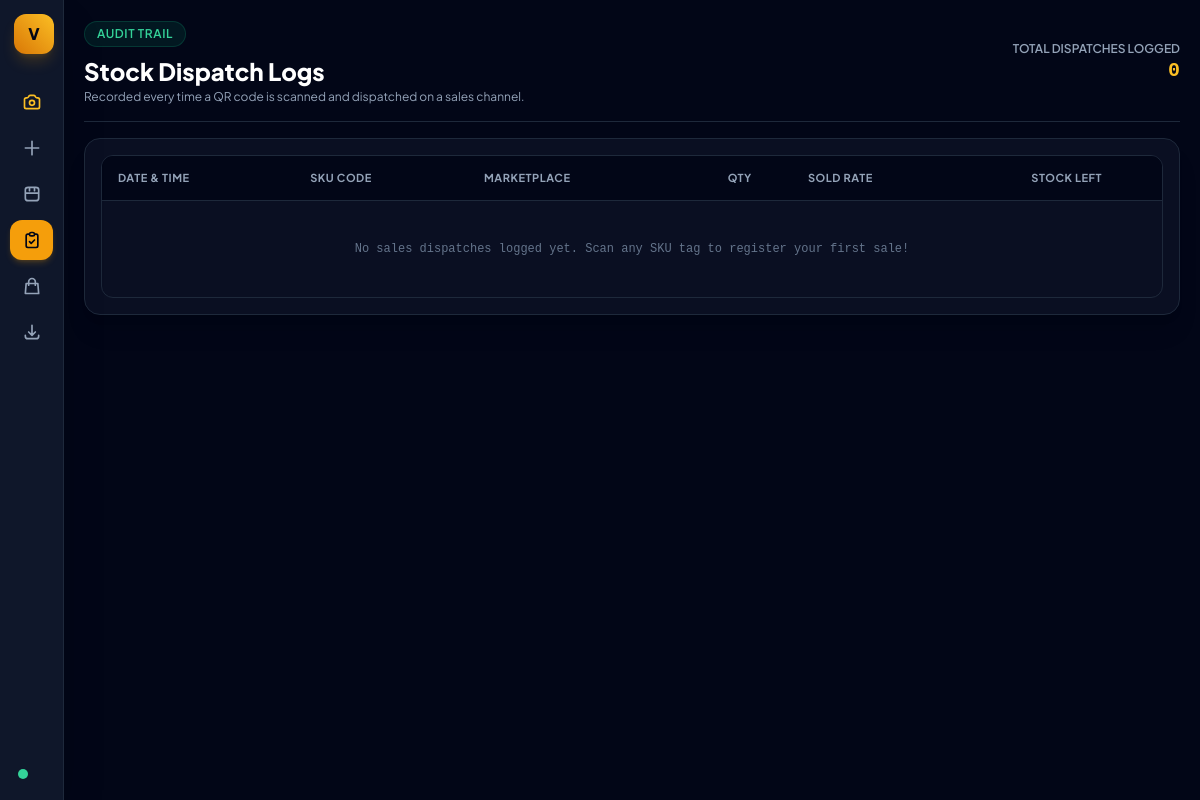
/dispatch-logs/, run on an earlier commit of the app's database.
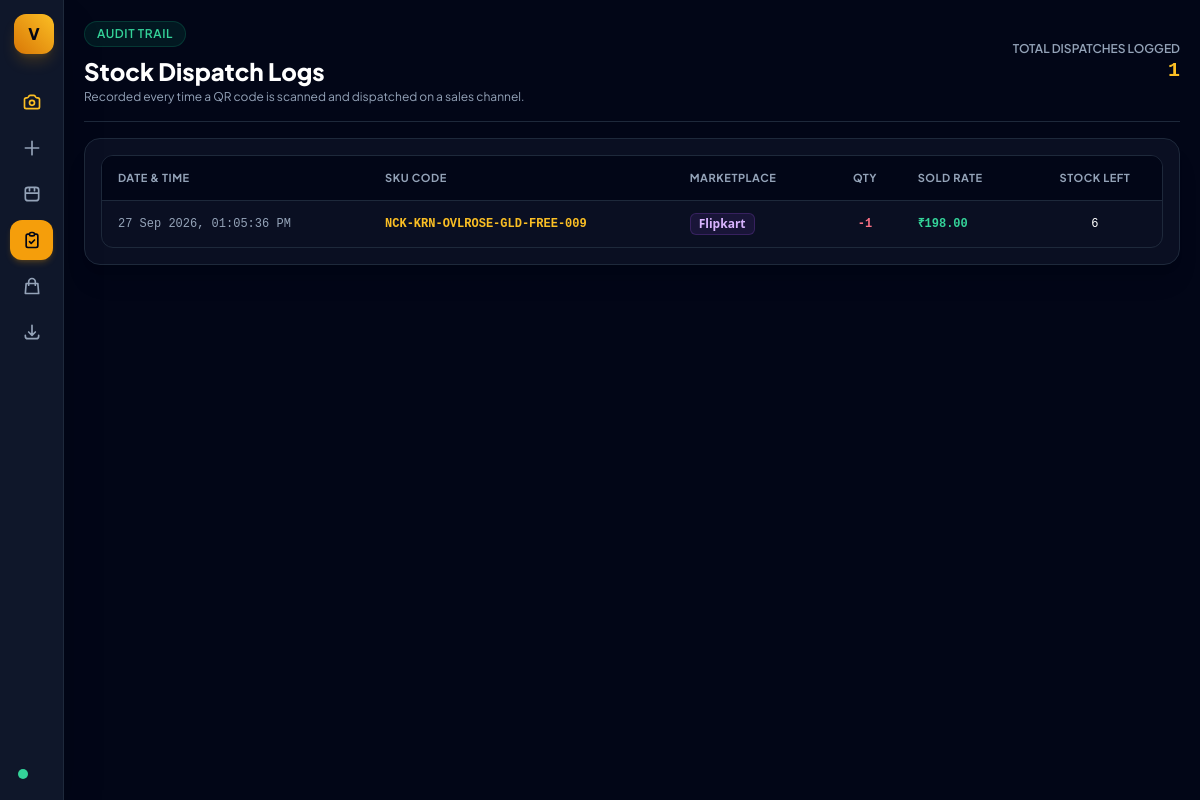
And on a later commit of the database.
### sku_manager/models.py (models this page shows, shortened)
class DispatchLog(models.Model):
    sku = models.ForeignKey(JewelrySKU, on_delete=models.CASCADE, related_name='dispatch_logs')
    platform = models.ForeignKey(Platform, on_delete=models.SET_NULL, null=True, blank=True)
    platform_name = models.CharField(max_length=50) # In case platform gets deleted later
    quantity = models.PositiveIntegerField(default=1)
    sold_price = models.DecimalField(max_digits=10, decimal_places=2, default=0.00)
    stock_after = models.PositiveIntegerField(default=0)
    dispatched_at = models.DateTimeField(auto_now_add=True)
    class Meta:
        ordering = ['-dispatched_at']

class JewelrySKU(models.Model):
    CATEGORY_CHOICES = [
        ('BGL', 'BGL - Bangles / Kadas'),
        ('BRC', 'BRC - Bracelet'),
        ('NCK', 'NCK - Necklace / Choker'),
        ('EAR', 'EAR - Earrings'),
        ('SET', 'SET - Complete Set / Combo'),
        ('JHK', 'JHK - Jhumkas'),
        ('RNG', 'RNG - Rings'),
        ('PAY', 'PAY - Anklet / Payal'),
        ('TIK', 'TIK - Maang Tikka'),
    ]
    COLOR_CHOICES = [
        ('GLD', 'GLD - Golden'),
        ('RBYGRN', 'RBYGRN - Ruby & Emerald Green'),
        ('GRN', 'GRN - Emerald Green'),
        ('MRN', 'MRN - Maroon / Ruby'),
        ('ROSE', 'ROSE - Rose Gold'),
        ('SLV', 'SLV - Silver / Rhodium'),
        ('MTC', 'MTC - Multi-Color'),
        ('WHT', 'WHT - White / Pearl'),
        ('BLK', 'BLK - Black'),
        ('BLU', 'BLU - Royal Blue'),
        ('PNK', 'PNK - Baby Pink'),
    ]
    category = models.CharField(max_length=10, choices=CATEGORY_CHOICES, default='BGL')
    style = models.CharField(max_length=20, default='ADC')
    name = models.CharField(max_length=50, default='LOVE')
    color = models.CharField(max_length=20, choices=COLOR_CHOICES, default='GLD')
    size = models.CharField(max_length=20, default='2.4')
    number = models.CharField(max_length=10, default='001')
    sku = models.CharField(max_length=100, unique=True, editable=False)
    is_listed = models.BooleanField(default=False)
    image = models.ImageField(upload_to='products/', null=True, blank=True)
    stock = models.PositiveIntegerField(default=0)
    purchase_price = models.DecimalField(max_digits=10, decimal_places=2, default=0.00)
    selling_price = models.DecimalField(max_digits=10, decimal_places=2, default=0.00)
    created_at = models.DateTimeField(auto_now_add=True)
    updated_at = models.DateTimeField(auto_now=True)
    class Meta:
        ordering = ['-created_at']

### sku_manager/views.py (the view)
# urls.py: path('dispatch-logs/', views.dispatch_logs, name='dispatch_logs'),
def dispatch_logs(request):
    logs = DispatchLog.objects.select_related('sku').all()
    paginator = Paginator(logs, 20)
    page = request.GET.get('page')
    page_logs = paginator.get_page(page)
    return render(request, 'sku_manager/dispatch_logs.html', {
        'logs': page_logs,
        'total_dispatches': logs.count(),
        'active_page': 'dispatch_logs',
    })

### templates/sku_manager/dispatch_logs.html (shortened to what this page needs)
{% extends "sku_manager/base.html" %}
{% block content %}
<header class="flex flex-col sm:flex-row sm:items-center justify-between border-b border-slate-800 pb-4 gap-4">
  <div>
    <div class="inline-flex items-center gap-2 px-3 py-1 rounded-full bg-emerald-500/10 text-emerald-400 border border-emerald-500/20 text-xs font-semibold uppercase tracking-wider mb-2">
      Audit Trail
    </div>
    <h1 class="text-2xl font-extrabold text-white">Stock Dispatch Logs</h1>
    <p class="text-slate-400 text-xs mt-0.5">Recorded every time a QR code is scanned and dispatched on a sales channel.</p>
  </div>
  <div class="text-right">
    <div class="text-xs text-slate-400 uppercase font-semibold">Total Dispatches Logged</div>
    <div class="text-xl font-black font-mono text-amber-400">{{ total_dispatches }}</div>
  </div>
</header>
<div class="bg-slate-900/60 border border-slate-800 rounded-2xl p-4 shadow-xl">
  <div class="overflow-x-auto rounded-xl border border-slate-800">
    <table class="w-full text-left text-sm text-slate-300">
      <thead class="bg-slate-950 text-[11px] uppercase tracking-wider text-slate-400 border-b border-slate-800">
        <tr>
          <th class="py-3 px-4">Date & Time</th>
          <th class="py-3 px-4">SKU Code</th>
          <th class="py-3 px-4">Marketplace</th>
          <th class="py-3 px-4 text-center">Qty</th>
          <th class="py-3 px-4">Sold Rate</th>
          <th class="py-3 px-4 text-center">Stock Left</th>
        </tr>
      </thead>
      <tbody class="divide-y divide-slate-800/60 font-mono text-xs">
        {% for log in logs %}
          <tr class="hover:bg-slate-800/30 transition">
            <td class="py-3 px-4 text-slate-400">{{ log.dispatched_at|date:"d M Y, h:i:s A" }}</td>
            <td class="py-3 px-4 font-bold text-amber-400">{{ log.sku.sku }}</td>
            <td class="py-3 px-4 font-sans font-semibold text-white">
              <span class="inline-flex items-center gap-1.5 px-2 py-0.5 rounded-md bg-purple-500/10 border border-purple-500/20 text-purple-300 text-xs">
                {{ log.platform_name }}
              </span>
            </td>
            <td class="py-3 px-4 text-center text-rose-400 font-bold">-{{ log.quantity }}</td>
            <td class="py-3 px-4 text-emerald-400 font-bold">₹{{ log.sold_price }}</td>
            <td class="py-3 px-4 text-center text-white">{{ log.stock_after }}</td>
          </tr>
        {% empty %}
          <tr>
            <td colspan="6" class="text-center py-10 text-slate-500 text-xs">
              No sales dispatches logged yet. Scan any SKU tag to register your first sale!
            </td>
          </tr>
        {% endfor %}
      </tbody>
    </table>
  </div>
</div>
{% endblock %}

What changed in the data, as far as the page shows it:
added DispatchLog: dispatched_at "27 Sep 2026, 01:05:36 PM", sku.sku "NCK-KRN-OVLROSE-GLD-FREE-009", platform_name "Flipkart", quantity "1", sold_price "198.00", stock_after "6"
Also different on the page:
{{ total_dispatches }}: "0" → "1"
text no longer shown: "No sales dispatches logged yet. Scan any SKU tag to register your first sale!"
